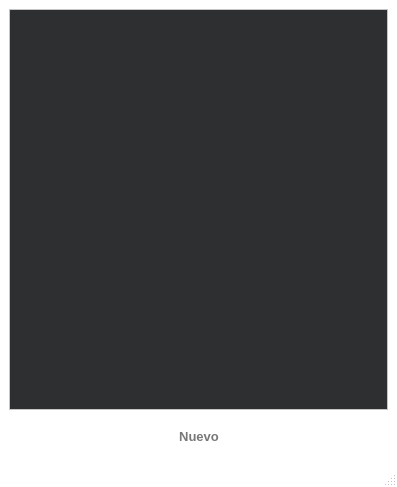
<?xml version="1.0" encoding="UTF-8"?>
<ui version="4.0">
 <class>Screen_Table_Calibres</class>
 <widget class="QMainWindow" name="Screen_Table_Calibres">
  <property name="geometry">
   <rect>
    <x>0</x>
    <y>0</y>
    <width>397</width>
    <height>487</height>
   </rect>
  </property>
  <property name="palette">
   <palette>
    <active>
     <colorrole role="Base">
      <brush brushstyle="SolidPattern">
       <color alpha="255">
        <red>46</red>
        <green>47</green>
        <blue>48</blue>
       </color>
      </brush>
     </colorrole>
     <colorrole role="Window">
      <brush brushstyle="SolidPattern">
       <color alpha="255">
        <red>255</red>
        <green>255</green>
        <blue>255</blue>
       </color>
      </brush>
     </colorrole>
    </active>
    <inactive>
     <colorrole role="Base">
      <brush brushstyle="SolidPattern">
       <color alpha="255">
        <red>46</red>
        <green>47</green>
        <blue>48</blue>
       </color>
      </brush>
     </colorrole>
     <colorrole role="Window">
      <brush brushstyle="SolidPattern">
       <color alpha="255">
        <red>255</red>
        <green>255</green>
        <blue>255</blue>
       </color>
      </brush>
     </colorrole>
    </inactive>
    <disabled>
     <colorrole role="Base">
      <brush brushstyle="SolidPattern">
       <color alpha="255">
        <red>255</red>
        <green>255</green>
        <blue>255</blue>
       </color>
      </brush>
     </colorrole>
     <colorrole role="Window">
      <brush brushstyle="SolidPattern">
       <color alpha="255">
        <red>255</red>
        <green>255</green>
        <blue>255</blue>
       </color>
      </brush>
     </colorrole>
    </disabled>
   </palette>
  </property>
  <property name="windowTitle">
   <string>MainWindow</string>
  </property>
  <widget class="QWidget" name="centralwidget">
   <layout class="QVBoxLayout" name="verticalLayout">
    <item>
     <widget class="QTableView" name="tableView">
      <property name="styleSheet">
       <string notr="true">font: 10pt &quot;Segoe UI&quot;;</string>
      </property>
     </widget>
    </item>
    <item>
     <layout class="QHBoxLayout" name="horizontalLayout">
      <item>
       <spacer name="horizontalSpacer">
        <property name="orientation">
         <enum>Qt::Horizontal</enum>
        </property>
        <property name="sizeHint" stdset="0">
         <size>
          <width>40</width>
          <height>20</height>
         </size>
        </property>
       </spacer>
      </item>
      <item>
       <widget class="QPushButton" name="pb_nueva">
        <property name="minimumSize">
         <size>
          <width>130</width>
          <height>40</height>
         </size>
        </property>
        <property name="maximumSize">
         <size>
          <width>130</width>
          <height>40</height>
         </size>
        </property>
        <property name="font">
         <font>
          <family>Segoe UI</family>
          <pointsize>10</pointsize>
          <weight>75</weight>
          <bold>true</bold>
         </font>
        </property>
        <property name="styleSheet">
         <string notr="true">border-radius: 10px;
color:rgb(120, 120, 120);</string>
        </property>
        <property name="text">
         <string>Nuevo</string>
        </property>
        <property name="icon">
         <iconset resource="assets.qrc">
          <normaloff>:/icons/plus_blue.png</normaloff>:/icons/plus_blue.png</iconset>
        </property>
        <property name="iconSize">
         <size>
          <width>20</width>
          <height>20</height>
         </size>
        </property>
       </widget>
      </item>
      <item>
       <spacer name="horizontalSpacer_2">
        <property name="orientation">
         <enum>Qt::Horizontal</enum>
        </property>
        <property name="sizeHint" stdset="0">
         <size>
          <width>40</width>
          <height>20</height>
         </size>
        </property>
       </spacer>
      </item>
     </layout>
    </item>
   </layout>
  </widget>
  <widget class="QMenuBar" name="menubar">
   <property name="geometry">
    <rect>
     <x>0</x>
     <y>0</y>
     <width>397</width>
     <height>21</height>
    </rect>
   </property>
  </widget>
  <widget class="QStatusBar" name="statusbar"/>
 </widget>
 <resources>
  <include location="assets.qrc"/>
 </resources>
 <connections/>
</ui>
